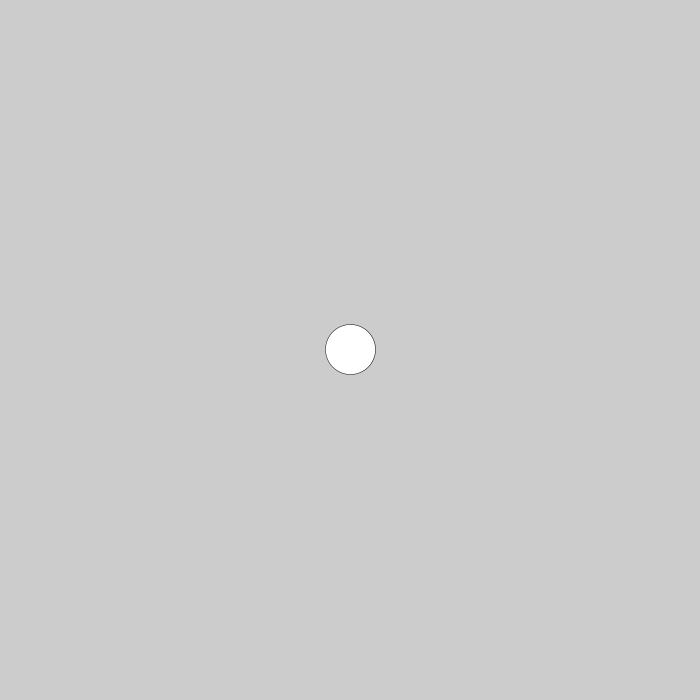
Frame 1 (no input)
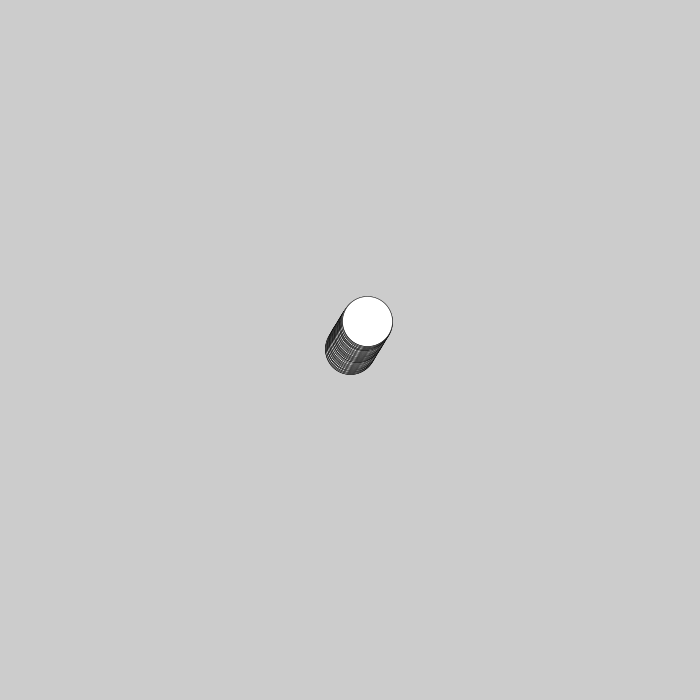
Frame 60 (the mouse pressed at the canvas centre just before this capture)
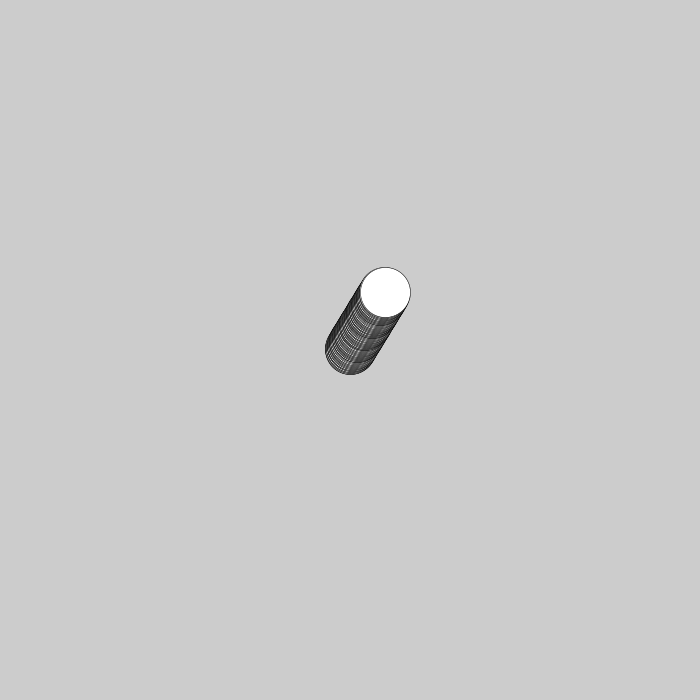
Frame 120 (the mouse held since frame 60 and released just before this capture)

The Processing sketch that drew these frames (run headless with seeded random() and noise(); from frame 60 on, the mouse is pressed at the canvas centre):

// Processing sketch: wanderer
// ── wanderer.pde
float locx, locy;
float velx, vely;
float accx, accy;

int sz=50;

void setup() {
  size(700, 700);
strokeWeight(.5);
  //initialize location variables
  locx= width/2;
  locy= height/2;

  //initialize velecotiy
  velx= random(-1, 1);
  vely = random(-1, 1);

  //initialize acc
  accx = 0;
  accy=0;
}

void draw() {
  velx += accx;
  vely += accy;

  locx+= velx;
  locy+= vely;

  ellipse(locx, locy, sz, sz);


}
